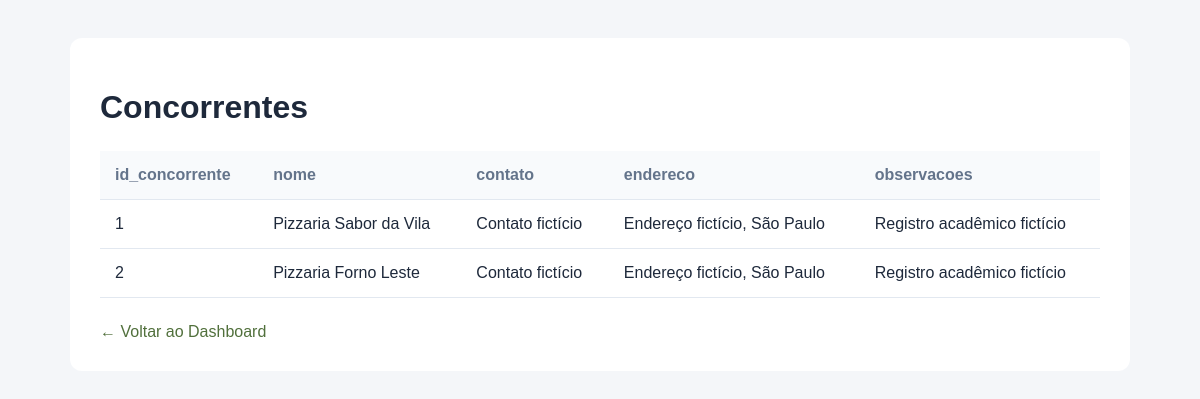
Page /concorrentes on the committed database.
### tables this page shows
CREATE TABLE concorrente (
    id_concorrente INTEGER PRIMARY KEY AUTOINCREMENT,
    nome VARCHAR(120) NOT NULL UNIQUE,
    contato VARCHAR(100),
    endereco VARCHAR(200),
    observacoes VARCHAR(255)
);

### app.py (the view)
@app.route("/concorrentes")
def pagina_concorrentes():
    conexao = conectar_banco()
    concorrentes = conexao.execute(
        "SELECT * FROM concorrente"
    ).fetchall()
    conexao.close()
    return render_template(
        "concorrentes.html",
        concorrentes=concorrentes
    )

### app.py (called while the page is built)
def conectar_banco():
    conexao = sqlite3.connect("banco.db")
    conexao.row_factory = sqlite3.Row
    return conexao

### templates/concorrentes.html (shortened to what this page needs)
<!DOCTYPE html>
<html lang="pt-BR">
<head>
</head>
<body>
<div class="container">
    <h1>Concorrentes</h1>
    <table>
        <thead>
            <tr>
                {% for coluna in concorrentes[0].keys() %}
                    <th>{{ coluna }}</th>
                {% endfor %}
            </tr>
        </thead>
        <tbody>
            {% for concorrente in concorrentes %}
                <tr>
                    {% for coluna in concorrente.keys() %}
                        <td>{{ concorrente[coluna] }}</td>
                    {% endfor %}
                </tr>
            {% else %}
                <tr>
                    <td>Nenhum concorrente cadastrado.</td>
                </tr>
            {% endfor %}
        </tbody>
    </table>
    <a href="/" class="voltar">← Voltar ao Dashboard</a>
</div>
</body>
</html>

### templates/concorrentes.html (style rules this page uses)
body { font-family: Arial, sans-serif; background: #f4f6f9; color: #1e293b; padding: 30px; }
.container { max-width: 1000px; margin: auto; background: white; padding: 30px; border-radius: 12px; }
h1 { margin-bottom: 25px; }
table { width: 100%; border-collapse: collapse; }
th, td { padding: 15px; text-align: left; border-bottom: 1px solid #e2e8f0; }
th { background: #f8fafc; color: #64748b; }
.voltar { display: inline-block; margin-top: 25px; color: #51703C; text-decoration: none; }

### rows in the picture
concorrente: id_concorrente "1" "Pizzaria Sabor da Vila" "Contato fictício" "Endereço fictício, São Paulo" "Registro acadêmico fictício"
concorrente: id_concorrente "2" "Pizzaria Forno Leste" "Contato fictício" "Endereço fictício, São Paulo" "Registro acadêmico fictício"

### other values in the picture
{{ coluna }} "id_concorrente" "nome" "contato" "endereco" "observacoes"
